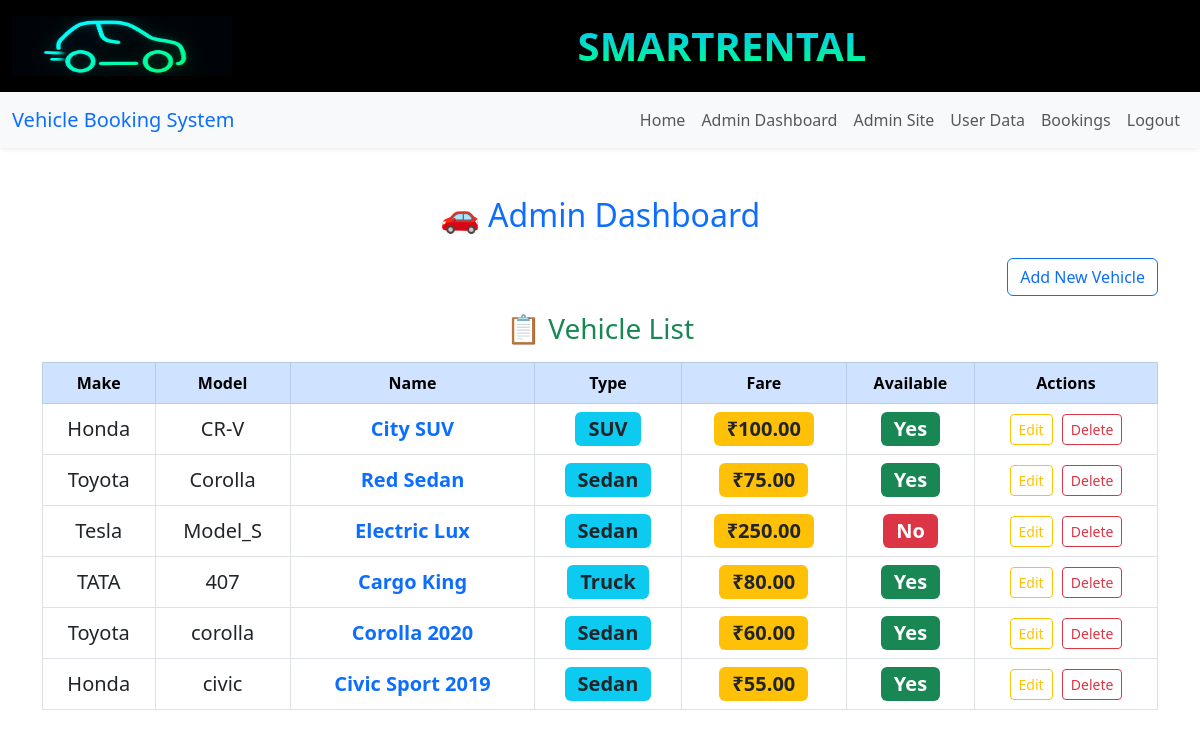
The app's page /admin_dashboard/ (signed in), older data.
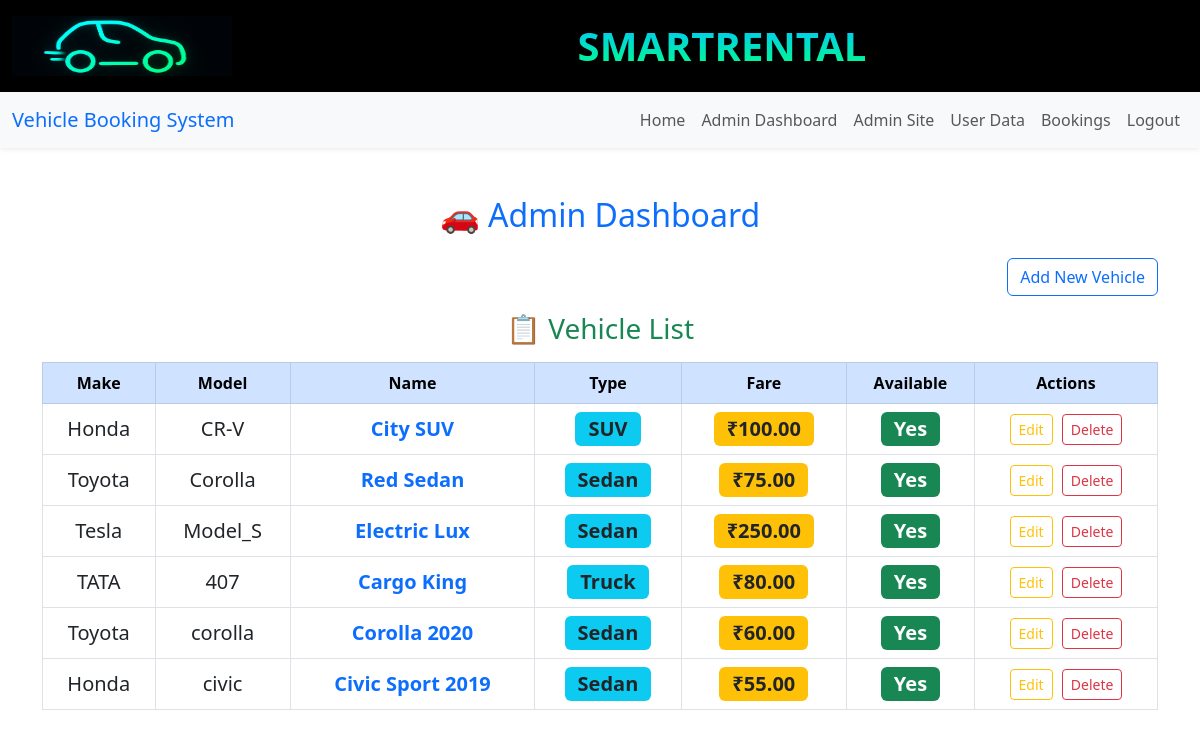
The same page, newer data.
### vehicles/models.py (models this page shows, shortened)
class Vehicle(models.Model):
    make = models.CharField(max_length=100)
    model_name = models.CharField(max_length=100)
    name = models.CharField(max_length=100)
    vehicle_type = models.CharField(max_length=50)
    fare = models.DecimalField(max_digits=10, decimal_places=2)
    available = models.BooleanField(default=True)
    image = models.ImageField(upload_to=vehicle_image_upload_path, blank=True, null=True)

### vehicles/views.py (the view)
# urls.py: path('admin_dashboard/', views.admin_dashboard, name='admin_dashboard'),
@user_passes_test(is_admin)
def admin_dashboard(request):
    vehicles = Vehicle.objects.all()
    return render(request, 'vehicles/admin_dashboard.html', {'vehicles': vehicles})

### vehicles/context_processors.py (called while the page is built)
def latest_unpaid_booking(request):
    if request.user.is_authenticated and not request.user.is_staff:
        booking = Booking.objects.filter(user=request.user, paid=False).last()
        return {'latest_booking': booking}
    return {}

### vehicles/views.py (called while the page is built)
def is_admin(user):
    return user.is_staff

### templates/vehicles/admin_dashboard.html (shortened to what this page needs)
{% extends "vehicles/base.html" %}
{% load widget_tweaks %}
{% load static %}
{% block content %}
<div class="container mt-5">
  <h2 class="mb-4 text-center text-primary">🚗 Admin Dashboard</h2>
  <div class="text-end mb-3">
    <a href="{% url 'add_vehicle' %}" class="btn btn-outline-primary">
       Add New Vehicle
    </a>
  </div>
  <h3 class="mb-3 text-center text-success">📋 Vehicle List</h3>
  <div class="table-responsive">
    <table class="table table-bordered align-middle table-hover">
      <thead class="table-primary text-center">
        <tr>
          <th>Make</th>
          <th>Model</th>
          <th>Name</th>
          <th>Type</th>
          <th>Fare</th>
          <th>Available</th>
          <th>Actions</th>
        </tr>
      </thead>
      <tbody class="fs-5">
        {% for vehicle in vehicles %}
        <tr>
          <td class="text-center fw-medium">{{ vehicle.make }}</td>
          <td class="text-center">{{ vehicle.model_name }}</td>
          <td class="text-center text-primary fw-semibold">{{ vehicle.name }}</td>
          <td class="text-center">
            <span class="badge bg-info text-dark fs-5">{{ vehicle.vehicle_type }}</span>
          </td>
          <td class="text-center">
            <span class="badge bg-warning text-dark fs-5">₹{{ vehicle.fare }}</span>
          </td>
          <td class="text-center">
            {% if vehicle.available %}
              <span class="badge bg-success fs-5">Yes</span>
            {% else %}
              <span class="badge bg-danger fs-5">No</span>
            {% endif %}
          </td>
          <td class="text-center">
            <a href="{% url 'update_vehicle' vehicle.id %}" class="btn btn-sm btn-outline-warning me-1">
               Edit
            </a>
            <a href="{% url 'delete_vehicle' vehicle.id %}" class="btn btn-sm btn-outline-danger">
               Delete
            </a>
          </td>
        </tr>
        {% empty %}
        <tr>
          <td colspan="7" class="text-center text-muted">No vehicles available.</td>
        </tr>
        {% endfor %}
      </tbody>
    </table>
  </div>
</div>
{% endblock %}

Row changes from the older to the newer data that the page shows:
changed Vehicle "Tesla": available "No" → "Yes"
